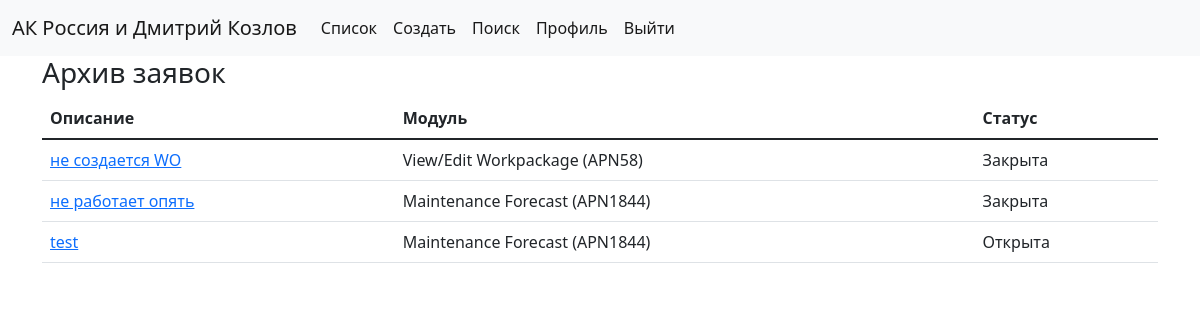
The app's page /account/archive/ (signed in) with its own data.
### account/models.py (models this page shows, shortened)
class Profile(models.Model):
    user = models.OneToOneField(User, on_delete=models.CASCADE)
    airline = models.ForeignKey(Airline, on_delete=models.CASCADE, null=True)

class Airline(models.Model):
    airline = models.CharField(max_length=255)
    def __str__(self):
        return self.airline

### cases/models.py (models this page shows, shortened)
class Case(models.Model):
    title = models.CharField(max_length=255)
    description = models.TextField()
    module = models.ForeignKey(AMOSModule, on_delete=models.CASCADE)
    docfile = models.FileField(upload_to=case_directory_path, blank=True, null=True)
    author = models.ForeignKey(User, on_delete=models.SET_NULL, blank=True, null=True)
    created = models.DateTimeField(auto_now_add=True)
    active = models.BooleanField(default=True)
    def get_absolute_url(self):
        return reverse('cases:detail', args=[str(self.id)])

class AMOSModule(models.Model):
    apn = models.IntegerField()
    name = models.CharField(max_length=155)
    def __str__(self):
        return f"{self.name} (APN{self.apn})"

### account/views.py (the view)
# urls.py: path('archive/', ArchiveView.as_view(), name='archive'),
class ArchiveView(LoginRequiredMixin, View):
    template_name = 'account/archive.html'
    def get(self, request):
        items = Case.objects.filter(author=request.user)
        context = {
            'items': items
        }
        return render(request, template_name=self.template_name, context=context)

### account/templates/account/archive.html (shortened to what this page needs)
{% extends "cases/base.html" %}
{% block content %}
    <h3>Архив заявок</h3>
        {% include 'account/snippets/table.html' with items=items %}
{% endblock %}

### cases/templates/cases/base.html (shortened to what this page needs)
<!doctype html>
<html lang="en">
  <head>
    {% load static %}
    <link rel="stylesheet" href="{% static '/css/bootstrap.min.css' %}">
  </head>
  <body>
  <nav class="navbar navbar-expand-lg navbar-light bg-light">
  <div class="container-fluid">
    <a class="navbar-brand" href="#">{% if request.user.is_authenticated %}{{request.user.profile.airline }} и {{request.user.first_name}} {{request.user.last_name}}{% else %}АК Россия{% endif %}</a>
    <div class="collapse navbar-collapse" id="navbarSupportedContent">
      <ul class="navbar-nav me-auto mb-2 mb-lg-0">
        {% if request.user.is_authenticated %}
        <li class="nav-item">
          <a class="nav-link active" aria-current="page" href="{% url 'cases:list' %}">Список</a>
        </li>
        <li class="nav-item">
          <a class="nav-link active" aria-current="page" href="{% url 'cases:create' %}">Создать</a>
        </li>
        <li class="nav-item">
          <a class="nav-link active" aria-current="page" href="{% url 'cases:search' %}">Поиск</a>
        </li>
        <li class="nav-item">
          <a class="nav-link active" aria-current="page" href="{% url 'account:edit' %}">Профиль</a>
        </li>
        <li class="nav-item">
          <a class="nav-link active" aria-current="page" href="{% url 'account:logout' %}">Выйти</a>
        </li>
        {% else %}
        <li class="nav-item">
          <a class="nav-link active" aria-current="page" href="{% url 'account:login' %}">Логин</a>
        </li>
        {% endif %}
      </ul>
    </div>
  </div>
</nav>
<div class="container">
  {% block content %}{% endblock %}
</div>
  </body>
</html>

### account/templates/account/snippets/table.html
<table class="table">
  <thead>
    <tr>
      <th scope="col">Описание</th>
      <th scope="col">Модуль</th>
      <th scope="col">Статус</th>
    </tr>
  </thead>
  <tbody>
  {% for item in items %}
    <tr>
      <td><a href="{{ item.get_absolute_url }}">{{ item.title }}</a></td>
      <td>{{ item.module }}</td>
      <td>{% if item.active %}Открыта{% else %}Закрыта{% endif %}</td>
    </tr>
  {% endfor %}
  </tbody>
</table>

### records on screen
Case: title "не создается WO", module "View/Edit Workpackage (APN58)", active "Закрыта"
Case: title "не работает опять", module "Maintenance Forecast (APN1844)", active "Закрыта"
Case: title "test", module "Maintenance Forecast (APN1844)", active "Открыта"

### other values on screen
{{ request.user.profile.airline }} "АК Россия"
{{ request.user.first_name }} "Дмитрий"
{{ request.user.last_name }} "Козлов"
